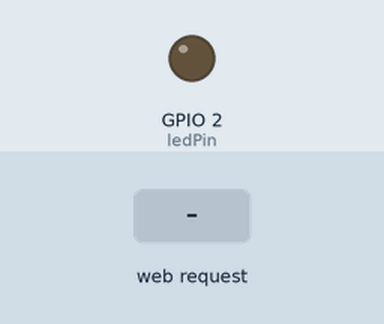
Recording of a program running on a simulated ESP32. On the bench: output pins drawn as LEDs (lit = HIGH). The inputs (shaded band) are chosen by the test bench. WiFi joins after 1.5 s; servers stay silent unless stated; what the program prints to the serial monitor is not drawn.

Above: at 2.7 s.
2.8 s: HTTP request GET /led/on received
At 3.8 s:
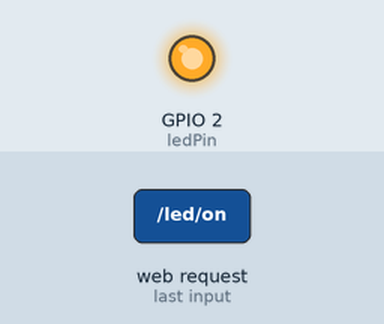
4.3 s: HTTP request GET /led/off received
At 5.0 s:
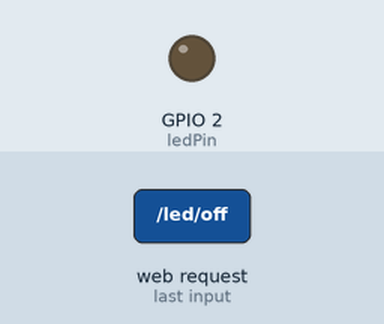
Timing chart, 0 to 7.3 s (numbered marks = the images above; inputs shaded):
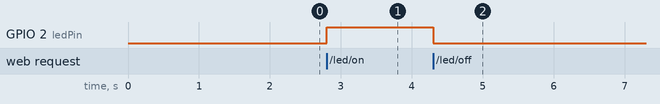

The program:

main.cpp
```cpp
#include <Arduino.h>
#include <WiFi.h>
#include <ESPAsyncWebServer.h>

#include "wifiManager.h"
#include "htmlpage.h"
#include "deviceManager.h"

AsyncWebServer server(80);

void setup()
{
    Serial.begin(115200);

    connectWiFi();

    initDevice();

    // Home Page
    server.on("/", HTTP_GET, [](AsyncWebServerRequest *request)
    {
        request->send_P(200, "text/html", index_html);
    });

    // Register LED control APIs
    setupDeviceRoutes(server);

    server.begin();

    Serial.println("Server Started");
}

void loop()
{
}
```

deviceManager.h
```cpp
#ifndef DEVICE_MANAGER_H
#define DEVICE_MANAGER_H

#include <Arduino.h>
#include <ESPAsyncWebServer.h>

const int ledPin = 2;

// Initialize device
void initDevice()
{
    pinMode(ledPin, OUTPUT);
    digitalWrite(ledPin, LOW);
}

// Register all device control APIs
void setupDeviceRoutes(AsyncWebServer &server)
{
    // LED ON
    server.on("/led/on", HTTP_GET, [](AsyncWebServerRequest *request)
    {
        digitalWrite(ledPin, HIGH);
        request->send(200, "text/plain", "LED ON");
    });

    // LED OFF
    server.on("/led/off", HTTP_GET, [](AsyncWebServerRequest *request)
    {
        digitalWrite(ledPin, LOW);
        request->send(200, "text/plain", "LED OFF");
    });
}

#endif
```

htmlpage.h
```cpp
#ifndef HTMLPAGE_H
#define HTMLPAGE_H

const char index_html[] PROGMEM = R"rawliteral(
<!DOCTYPE html>
<html>
<head>
    <title>ESP32 Mobile LED Control</title>
    <meta name="viewport" content="width=device-width, initial-scale=1.0, maximum-scale=1.0, user-scalable=no">
    <style>
        html {
            font-family: -apple-system, BlinkMacSystemFont, "Segoe UI", Roboto, Helvetica, Arial, sans-serif;
            background-color: #f4f7f6;
            color: #333;
            text-align: center;
        }

        body {
            max-width: 400px;
            margin: 0 auto;
            padding: 20px;
        }

        h2 {
            font-size: 2.2rem;
            margin-top: 30px;
            color: #2c3e50;
        }

        p {
            font-size: 1.1rem;
            color: #7f8c8d;
            margin-bottom: 40px;
        }

        .btn {
            display: block;
            width: 100%;
            box-sizing: border-box;
            border: none;
            color: white;
            padding: 20px;
            font-size: 24px;
            font-weight: bold;
            margin: 15px 0;
            cursor: pointer;
            border-radius: 12px;
            box-shadow: 0 4px 6px rgba(0,0,0,0.1);
        }

        .btn-on {
            background: #2ecc71;
        }

        .btn-off {
            background: #e74c3c;
        }
    </style>
</head>

<body>

<h2>ESP32 Controller</h2>
<p>Tap a button below to control the LED</p>

<button class="btn btn-on" onclick="toggleLED('on')">TURN ON</button>
<button class="btn btn-off" onclick="toggleLED('off')">TURN OFF</button>

<script>
function toggleLED(state)
{
    fetch('/led/' + state)
    .then(response => console.log(state))
    .catch(err => console.log(err));
}
</script>

</body>
</html>
)rawliteral";

#endif
```

wifiManager.h
```cpp
#ifndef WIFI_MANAGER_H
#define WIFI_MANAGER_H

#include <WiFi.h>

const char* ssid = "Telezer_J";
const char* password = "Telezer12";

void connectWiFi()
{
    WiFi.begin(ssid, password);

    Serial.print("Connecting to WiFi");

    while (WiFi.status() != WL_CONNECTED)
    {
        delay(500);
        Serial.print(".");
    }

    Serial.println();
    Serial.println("WiFi Connected");
    Serial.print("IP Address : ");
    Serial.println(WiFi.localIP());
}

#endif
```

Measured:
- after the input at 2.8 s, GPIO 2 (ledPin): LOW → HIGH at once
- after the input at 4.3 s, GPIO 2 (ledPin): HIGH → LOW at once
